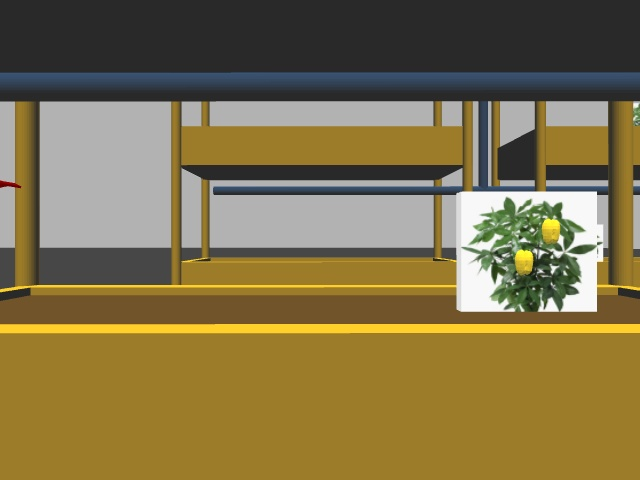
#> input picture color_image_216/10_back_whole.jpg, 640 x 480 px
$ python -i image_processing.py   (imports and definitions only)
#> lines starting #> are read from the running program, lines starting #| are printed output that depends on the picture; after the words box and inside, x2 and y2 are one past the last pixel; in counts of white or black regions, pixels touching at a corner belong together; long printed decimals are rounded
#> further down, picture is the input picture: shape (480, 640, 3); mean B, G, R 72.4, 113.8, 128.6
import math
from typing import List, Sequence
import cv2
import numpy as np
from cv2.typing import MatLike


class IMAGE_PROCESSING:
    def __init__(self) -> None:
        # Define lower and upper bounds for white color
        self.white_lower = np.array([0, 0, 200])
        self.white_upper = np.array([180, 30, 255])

        # Define the color range for green in HSV
        self.green_lower = np.array([40, 40, 40])
        self.green_upper = np.array([80, 255, 255])

    # [17 lines left out: functions calculate_iou, largest_contained_square, not called in this run]

    def get_white_parts(self, image) -> List[MatLike]:
        # Convert the image to HSV color space
        hsv_image = cv2.cvtColor(image, cv2.COLOR_BGR2HSV)
#> hsv_image: shape (480, 640, 3); mean H, S, V 27.2, 103.8, 131.2

        # Threshold the image to get binary masks for each color
        white_mask = cv2.inRange(hsv_image, self.white_lower, self.white_upper)
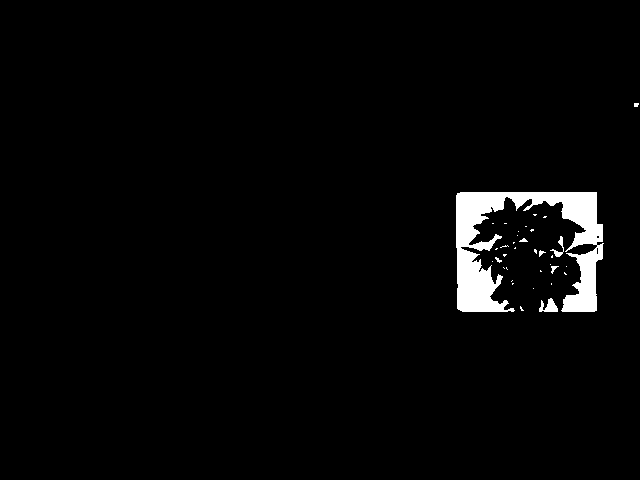
#> white_mask: shape (480, 640); 2.7% white; 35 white regions (28 under 20 px)

        # Find contours in each mask
        contours_white, _ = cv2.findContours(
            white_mask, cv2.RETR_EXTERNAL, cv2.CHAIN_APPROX_SIMPLE
        )
#> contours_white = 35 contours, 32 with area under 20; largest, box (x1, y1, x2, y2) and area: (456, 192, 604, 312) 7198, (539, 298, 558, 312) 124, (550, 236, 564, 257) 56

        image_with_contours = image.copy()

        square_images = []

        count = 0
        for i, contour in enumerate(contours_white):
            # Calculate the area of the contour
            area = cv2.contourArea(contour)
            perimeter = cv2.arcLength(contour, True)
            if area <= 0 or perimeter <= 0:
                continue

            x, y = contour[0][0]
            print(i, area, perimeter, contour[0][0], x, y)
            # cv2.drawContours(image_with_contours, [contour[0]], -1, (0, 0, 0), 2)
            cv2.drawContours(image_with_contours, [contour], -1, (0, 0, 0), 2)
            # break
            count += 1
            if area >= 10000:
                square_image = self.get_square_image(contour, image)
                square_images.append((x, square_image))
#> this loop made 35 passes
#> (area, perimeter, x, y) on passes 2, 25, 34: (124.5, 74.87, 550, 298), (56.5, 69.7, 560, 236), (7198.5, 1245.7, 460, 192)
#| 0 4.0 11.657 [520 306] 520 306
#| 1 124.5 74.870 [550 298] 550 298
#| 4 0.5 3.414 [512 283] 512 283
#| 6 1.5 6.243 [564 272] 564 272
#| 7 0.5 3.414 [540 270] 540 270
#| 11 17.0 25.314 [551 266] 551 266
#| 14 11.0 18.485 [495 257] 495 257
#| 15 1.5 5.414 [552 255] 552 255
#> (further printed lines are left out)
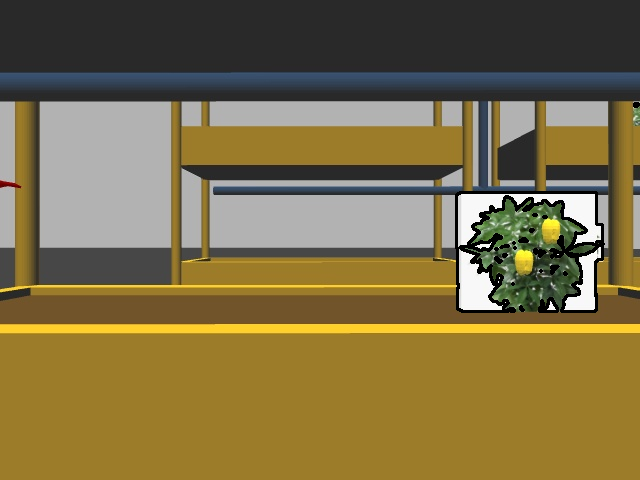
#> image_with_contours: shape (480, 640, 3); 1.51% of pixels changed, all inside (x1, y1, x2, y2) = (455, 102, 640, 313)
#> after the loop, count = 22; square_images = []
        square_images.sort(key=lambda x: x[0])
        return [square_image for _, square_image in square_images]

    # [66 lines left out: functions get_square_image, replace_green_with_white, get_plant_list, resized_plants_list, not called in this run]


image_processing = IMAGE_PROCESSING()
# [1 line that did not run here, left out]

# [22 lines not run here, left out]

>>> import cv2
>>> picture = cv2.imread('../color_image_216/10_back_whole.jpg')
>>> result = IMAGE_PROCESSING().get_white_parts(picture)
#> result = []

$ run again, on color_image_216/18_back_whole.jpg
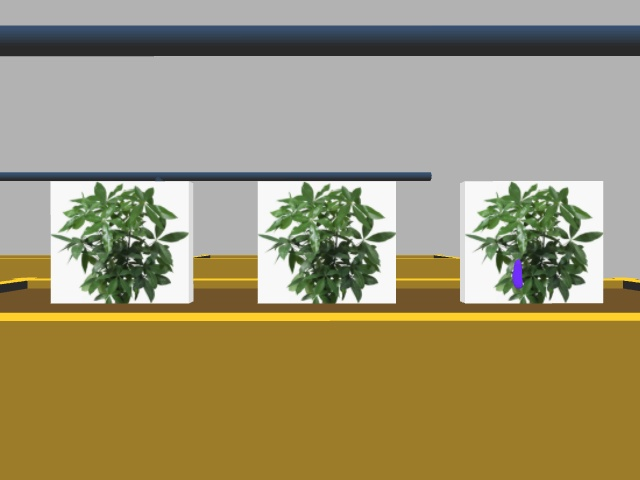
#> input picture color_image_216/18_back_whole.jpg, 640 x 480 px
#> picture is the input picture: shape (480, 640, 3); mean B, G, R 111, 146.7, 156.6
#> hsv_image: shape (480, 640, 3); mean H, S, V 26.8, 88.3, 160.8
#> in get_white_parts, `white_mask = cv2.inRange(hsv_image, self.white_lower, self.white_upper)`:
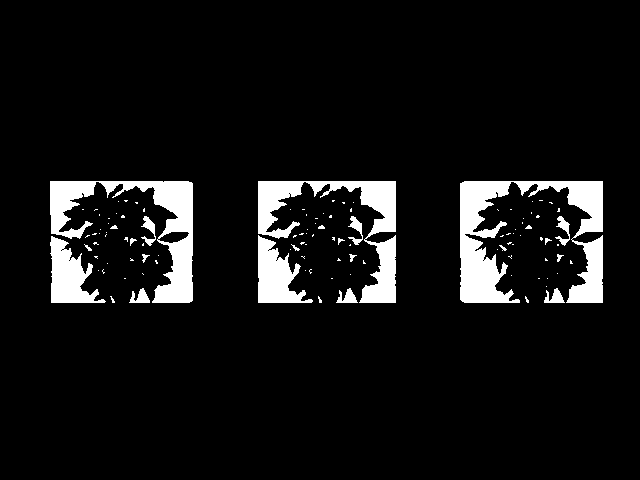
#> white_mask: shape (480, 640); 7.7% white; 111 white regions (89 under 20 px)
#> contours_white = 111 contours, 100 with area under 20; largest, box (x1, y1, x2, y2) and area: (460, 181, 603, 303) 6938, (50, 181, 193, 303) 5232, (258, 181, 396, 303) 4483, (258, 235, 313, 303) 1890, (50, 236, 106, 303) 1864
#> the loop in get_white_parts, `for i, contour in enumerate(contours_white):` made 111 passes
#> (area, perimeter, x, y) on passes 4, 5, 6, 53, 57: (140.5, 80.87, 556, 288), (143, 82.28, 349, 288), (143.5, 78.87, 142, 288), (1863.5, 315, 51, 236), (1890.5, 316.9, 258, 235)
#> (printed output is left out)
#> after the loop in get_white_parts, `for i, contour in enumerate(contours_white):`:
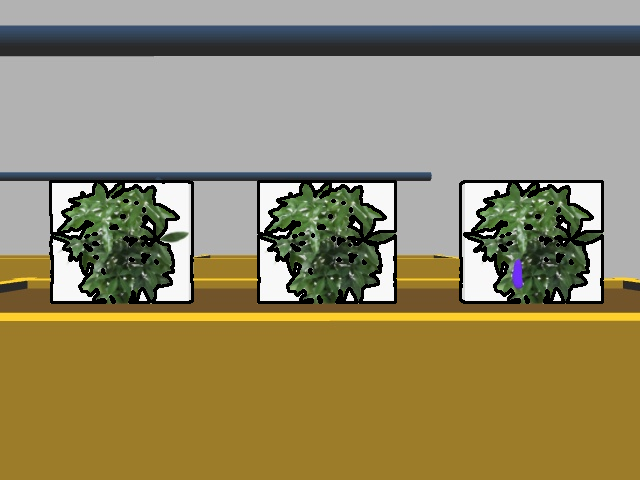
#> image_with_contours: shape (480, 640, 3); 4.61% of pixels changed, all inside (x1, y1, x2, y2) = (49, 180, 604, 304)
#> after the loop in get_white_parts, `for i, contour in enumerate(contours_white):`: count = 62; square_images = []
